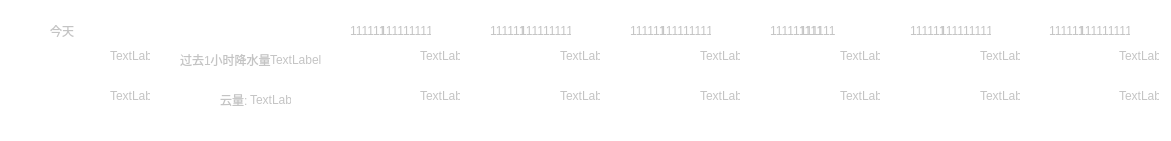
    <widget class="QWidget" name="widget_3" native="true">
     <property name="geometry">
      <rect>
       <x>10</x>
       <y>410</y>
       <width>1171</width>
       <height>141</height>
      </rect>
     </property>
     <property name="styleSheet">
      <string notr="true">background-color: rgba(255, 255, 255, 2);
border-radius: 15px;</string>
     </property>
     <widget class="QWidget" name="widget_4" native="true">
      <property name="geometry">
       <rect>
        <x>10</x>
        <y>10</y>
        <width>311</width>
        <height>121</height>
       </rect>
      </property>
      <property name="styleSheet">
       <string notr="true">background-color: rgba(255, 255, 255, 10);</string>
      </property>
      <widget class="QLabel" name="ldate1">
       <property name="geometry">
        <rect>
         <x>40</x>
         <y>10</y>
         <width>71</width>
         <height>21</height>
        </rect>
       </property>
       <property name="styleSheet">
        <string notr="true">font: 25 17px &quot;微软雅黑&quot;;
text-align: center;
border-radius:4px;
background-color: rgb(255, 255, 255,0);
color: rgb(196, 196, 196);
</string>
       </property>
       <property name="text">
        <string>今天</string>
       </property>
      </widget>
      <widget class="QLabel" name="IconDay1">
       <property name="geometry">
        <rect>
         <x>20</x>
         <y>30</y>
         <width>71</width>
         <height>71</height>
        </rect>
       </property>
       <property name="styleSheet">
        <string notr="true">font: 25 11px &quot;微软雅黑&quot;;
text-align: center;
border-radius:4px;
background-color: rgb(255, 255, 255,0);
	color: rgb(255, 255, 255);
</string>
       </property>
       <property name="text">
        <string/>
       </property>
      </widget>
      <widget class="QLabel" name="tempMax1">
       <property name="geometry">
        <rect>
         <x>100</x>
         <y>40</y>
         <width>40</width>
         <height>12</height>
        </rect>
       </property>
       <property name="styleSheet">
        <string notr="true">font: 25 12px &quot;微软雅黑&quot;;
text-align: center;
border-radius:4px;
background-color: rgb(255, 255, 255,0);
color: rgb(196, 196, 196);
</string>
       </property>
       <property name="text">
        <string>TextLabel</string>
       </property>
      </widget>
      <widget class="QLabel" name="tempMin1">
       <property name="geometry">
        <rect>
         <x>100</x>
         <y>80</y>
         <width>40</width>
         <height>12</height>
        </rect>
       </property>
       <property name="styleSheet">
        <string notr="true">font: 25 12px &quot;微软雅黑&quot;;
text-align: center;
border-radius:4px;
background-color: rgb(255, 255, 255,0);
color: rgb(196, 196, 196);
</string>
       </property>
       <property name="text">
        <string>TextLabel</string>
       </property>
      </widget>
      <widget class="QLabel" name="cloud">
       <property name="geometry">
        <rect>
         <x>240</x>
         <y>80</y>
         <width>41</width>
         <height>20</height>
        </rect>
       </property>
       <property name="styleSheet">
        <string notr="true">font: 25 12px &quot;微软雅黑&quot;;
text-align: center;
border-radius:4px;
background-color: rgb(255, 255, 255,0);
color: rgb(196, 196, 196);
</string>
       </property>
       <property name="text">
        <string>TextLabel</string>
       </property>
      </widget>
      <widget class="QLabel" name="yunduo">
       <property name="geometry">
        <rect>
         <x>190</x>
         <y>80</y>
         <width>21</width>
         <height>21</height>
        </rect>
       </property>
       <property name="styleSheet">
        <string notr="true">font: 25 12px &quot;微软雅黑&quot;;
text-align: center;
border-radius:4px;
background-color: rgb(255, 255, 255,0);
	color: rgb(255, 255, 255);
image: url(:/res/yunduo.png);
</string>
       </property>
       <property name="text">
        <string/>
       </property>
      </widget>
      <widget class="QLabel" name="xiayulabel">
       <property name="geometry">
        <rect>
         <x>170</x>
         <y>40</y>
         <width>91</width>
         <height>20</height>
        </rect>
       </property>
       <property name="styleSheet">
        <string notr="true">font: 25 11px &quot;微软雅黑&quot;;
text-align: center;
border-radius:4px;
background-color: rgb(255, 255, 255,0);
color: rgb(196, 196, 196);
</string>
       </property>
       <property name="text">
        <string>过去1小时降水量：</string>
       </property>
      </widget>
      <widget class="QLabel" name="yunduo_2">
       <property name="geometry">
        <rect>
         <x>150</x>
         <y>40</y>
         <width>21</width>
         <height>20</height>
        </rect>
       </property>
       <property name="styleSheet">
        <string notr="true">font: 25 12px &quot;微软雅黑&quot;;
text-align: center;
border-radius:4px;
background-color: rgb(255, 255, 255,0);
	color: rgb(255, 255, 255);
image: url(:/res/xiayu.png);
</string>
       </property>
       <property name="text">
        <string/>
       </property>
      </widget>
      <widget class="QLabel" name="cloudLabel">
       <property name="geometry">
        <rect>
         <x>210</x>
         <y>80</y>
         <width>31</width>
         <height>20</height>
        </rect>
       </property>
       <property name="styleSheet">
        <string notr="true">font: 25 11px &quot;微软雅黑&quot;;
text-align: center;
border-radius:4px;
background-color: rgb(255, 255, 255,0);
color: rgb(196, 196, 196);
</string>
       </property>
       <property name="text">
        <string>云量:</string>
       </property>
      </widget>
      <widget class="QLabel" name="xiayu">
       <property name="geometry">
        <rect>
         <x>260</x>
         <y>40</y>
         <width>51</width>
         <height>20</height>
        </rect>
       </property>
       <property name="styleSheet">
        <string notr="true">font: 25 12px &quot;微软雅黑&quot;;
text-align: center;
border-radius:4px;
background-color: rgb(255, 255, 255,0);
color: rgb(196, 196, 196);
</string>
       </property>
       <property name="text">
        <string>TextLabel</string>
       </property>
      </widget>
     </widget>
     <widget class="QWidget" name="widget_5" native="true">
      <property name="geometry">
       <rect>
        <x>330</x>
        <y>10</y>
        <width>131</width>
        <height>121</height>
       </rect>
      </property>
      <property name="styleSheet">
       <string notr="true">background-color: rgba(255, 255, 255, 10);</string>
      </property>
      <widget class="QLabel" name="date2">
       <property name="geometry">
        <rect>
         <x>20</x>
         <y>10</y>
         <width>41</width>
         <height>21</height>
        </rect>
       </property>
       <property name="styleSheet">
        <string notr="true">font: 25 14px &quot;微软雅黑&quot;;
text-align: bottom;
border-radius:4px;
background-color: rgb(255, 255, 255,0);
color: rgb(196, 196, 196);</string>
       </property>
       <property name="text">
        <string>111111</string>
       </property>
      </widget>
      <widget class="QLabel" name="week2">
       <property name="geometry">
        <rect>
         <x>50</x>
         <y>10</y>
         <width>51</width>
         <height>21</height>
        </rect>
       </property>
       <property name="styleSheet">
        <string notr="true">font: 25 17px &quot;微软雅黑&quot;;
text-align: center;
border-radius:4px;
background-color: rgb(255, 255, 255,0);
color: rgb(196, 196, 196);
</string>
       </property>
       <property name="text">
        <string>1111111111</string>
       </property>
      </widget>
      <widget class="QLabel" name="IconDay2">
       <property name="geometry">
        <rect>
         <x>10</x>
         <y>30</y>
         <width>71</width>
         <height>71</height>
        </rect>
       </property>
       <property name="styleSheet">
        <string notr="true">font: 25 11px &quot;微软雅黑&quot;;
text-align: center;
border-radius:4px;
background-color: rgb(255, 255, 255,0);
	color: rgb(255, 255, 255);
</string>
       </property>
       <property name="text">
        <string/>
       </property>
      </widget>
      <widget class="QLabel" name="tempMax2">
       <property name="geometry">
        <rect>
         <x>90</x>
         <y>40</y>
         <width>40</width>
         <height>12</height>
        </rect>
       </property>
       <property name="styleSheet">
        <string notr="true">font: 25 12px &quot;微软雅黑&quot;;
text-align: center;
border-radius:4px;
background-color: rgb(255, 255, 255,0);
color: rgb(196, 196, 196);
</string>
       </property>
       <property name="text">
        <string>TextLabel</string>
       </property>
      </widget>
      <widget class="QLabel" name="tempMin2">
       <property name="geometry">
        <rect>
         <x>90</x>
         <y>80</y>
         <width>40</width>
         <height>12</height>
        </rect>
       </property>
       <property name="styleSheet">
        <string notr="true">font: 25 12px &quot;微软雅黑&quot;;
text-align: center;
border-radius:4px;
background-color: rgb(255, 255, 255,0);
color: rgb(196, 196, 196);
</string>
       </property>
       <property name="text">
        <string>TextLabel</string>
       </property>
      </widget>
     </widget>
     <widget class="QWidget" name="widget_6" native="true">
      <property name="geometry">
       <rect>
        <x>470</x>
        <y>10</y>
        <width>131</width>
        <height>121</height>
       </rect>
      </property>
      <property name="styleSheet">
       <string notr="true">background-color: rgba(255, 255, 255, 10);</string>
      </property>
      <widget class="QLabel" name="date3">
       <property name="geometry">
        <rect>
         <x>20</x>
         <y>10</y>
         <width>41</width>
         <height>21</height>
        </rect>
       </property>
       <property name="styleSheet">
        <string notr="true">font: 25 14px &quot;微软雅黑&quot;;
text-align: bottom;
border-radius:4px;
background-color: rgb(255, 255, 255,0);
color: rgb(196, 196, 196);</string>
       </property>
       <property name="text">
        <string>111111</string>
       </property>
      </widget>
      <widget class="QLabel" name="week3">
       <property name="geometry">
        <rect>
         <x>50</x>
         <y>10</y>
         <width>51</width>
         <height>21</height>
        </rect>
       </property>
       <property name="styleSheet">
        <string notr="true">font: 25 17px &quot;微软雅黑&quot;;
text-align: center;
border-radius:4px;
background-color: rgb(255, 255, 255,0);
color: rgb(196, 196, 196);
</string>
       </property>
       <property name="text">
        <string>1111111111</string>
       </property>
      </widget>
      <widget class="QLabel" name="IconDay3">
       <property name="geometry">
        <rect>
         <x>10</x>
         <y>30</y>
         <width>71</width>
         <height>71</height>
        </rect>
       </property>
       <property name="styleSheet">
        <string notr="true">font: 25 11px &quot;微软雅黑&quot;;
text-align: center;
border-radius:4px;
background-color: rgb(255, 255, 255,0);
	color: rgb(255, 255, 255);
</string>
       </property>
       <property name="text">
        <string/>
       </property>
      </widget>
      <widget class="QLabel" name="tempMax3">
       <property name="geometry">
        <rect>
         <x>90</x>
         <y>40</y>
         <width>40</width>
         <height>12</height>
        </rect>
       </property>
       <property name="styleSheet">
        <string notr="true">font: 25 12px &quot;微软雅黑&quot;;
text-align: center;
border-radius:4px;
background-color: rgb(255, 255, 255,0);
color: rgb(196, 196, 196);
</string>
       </property>
       <property name="text">
        <string>TextLabel</string>
       </property>
      </widget>
      <widget class="QLabel" name="tempMin3">
       <property name="geometry">
        <rect>
         <x>90</x>
         <y>80</y>
         <width>40</width>
         <height>12</height>
        </rect>
       </property>
       <property name="styleSheet">
        <string notr="true">font: 25 12px &quot;微软雅黑&quot;;
text-align: center;
border-radius:4px;
background-color: rgb(255, 255, 255,0);
color: rgb(196, 196, 196);
</string>
       </property>
       <property name="text">
        <string>TextLabel</string>
       </property>
      </widget>
     </widget>
     <widget class="QWidget" name="widget_7" native="true">
      <property name="geometry">
       <rect>
        <x>610</x>
        <y>10</y>
        <width>131</width>
        <height>121</height>
       </rect>
      </property>
      <property name="styleSheet">
       <string notr="true">background-color: rgba(255, 255, 255, 10);</string>
      </property>
      <widget class="QLabel" name="date4">
       <property name="geometry">
        <rect>
         <x>20</x>
         <y>10</y>
         <width>41</width>
         <height>21</height>
        </rect>
       </property>
       <property name="styleSheet">
        <string notr="true">font: 25 14px &quot;微软雅黑&quot;;
text-align: bottom;
border-radius:4px;
background-color: rgb(255, 255, 255,0);
color: rgb(196, 196, 196);</string>
       </property>
       <property name="text">
        <string>111111</string>
       </property>
      </widget>
      <widget class="QLabel" name="week4">
       <property name="geometry">
        <rect>
         <x>50</x>
         <y>10</y>
         <width>51</width>
         <height>21</height>
        </rect>
       </property>
       <property name="styleSheet">
        <string notr="true">font: 25 17px &quot;微软雅黑&quot;;
text-align: center;
border-radius:4px;
background-color: rgb(255, 255, 255,0);
color: rgb(196, 196, 196);
</string>
       </property>
       <property name="text">
        <string>1111111111</string>
       </property>
      </widget>
      <widget class="QLabel" name="IconDay4">
       <property name="geometry">
        <rect>
         <x>10</x>
         <y>30</y>
         <width>71</width>
         <height>71</height>
        </rect>
       </property>
       <property name="styleSheet">
        <string notr="true">font: 25 11px &quot;微软雅黑&quot;;
text-align: center;
border-radius:4px;
background-color: rgb(255, 255, 255,0);
	color: rgb(255, 255, 255);
</string>
       </property>
       <property name="text">
        <string/>
       </property>
      </widget>
      <widget class="QLabel" name="tempMax4">
       <property name="geometry">
        <rect>
         <x>90</x>
         <y>40</y>
         <width>40</width>
         <height>12</height>
        </rect>
       </property>
       <property name="styleSheet">
        <string notr="true">font: 25 12px &quot;微软雅黑&quot;;
text-align: center;
border-radius:4px;
background-color: rgb(255, 255, 255,0);
color: rgb(196, 196, 196);
</string>
       </property>
       <property name="text">
        <string>TextLabel</string>
       </property>
      </widget>
      <widget class="QLabel" name="tempMin4">
       <property name="geometry">
        <rect>
         <x>90</x>
         <y>80</y>
         <width>40</width>
         <height>12</height>
        </rect>
       </property>
       <property name="styleSheet">
        <string notr="true">font: 25 12px &quot;微软雅黑&quot;;
text-align: center;
border-radius:4px;
background-color: rgb(255, 255, 255,0);
color: rgb(196, 196, 196);
</string>
       </property>
       <property name="text">
        <string>TextLabel</string>
       </property>
      </widget>
     </widget>
     <widget class="QWidget" name="widget_8" native="true">
      <property name="geometry">
       <rect>
        <x>750</x>
        <y>10</y>
        <width>131</width>
        <height>121</height>
       </rect>
      </property>
      <property name="styleSheet">
       <string notr="true">background-color: rgba(255, 255, 255, 10);</string>
      </property>
      <widget class="QLabel" name="week5">
       <property name="geometry">
        <rect>
         <x>50</x>
         <y>10</y>
         <width>61</width>
         <height>21</height>
        </rect>
       </property>
       <property name="styleSheet">
        <string notr="true">font: 25 17px &quot;微软雅黑&quot;;
text-align: center;
border-radius:4px;
background-color: rgb(255, 255, 255,0);
color: rgb(196, 196, 196);
</string>
       </property>
       <property name="text">
        <string>111111</string>
       </property>
      </widget>
      <widget class="QLabel" name="date5">
       <property name="geometry">
        <rect>
         <x>20</x>
         <y>10</y>
         <width>51</width>
         <height>21</height>
        </rect>
       </property>
       <property name="styleSheet">
        <string notr="true">font: 25 14px &quot;微软雅黑&quot;;
text-align: bottom;
border-radius:4px;
background-color: rgb(255, 255, 255,0);
color: rgb(196, 196, 196);</string>
       </property>
       <property name="text">
        <string>1111111111</string>
       </property>
      </widget>
      <widget class="QLabel" name="IconDay5">
       <property name="geometry">
        <rect>
         <x>10</x>
         <y>30</y>
         <width>71</width>
         <height>71</height>
        </rect>
       </property>
       <property name="styleSheet">
        <string notr="true">font: 25 11px &quot;微软雅黑&quot;;
text-align: center;
border-radius:4px;
background-color: rgb(255, 255, 255,0);
	color: rgb(255, 255, 255);
</string>
       </property>
       <property name="text">
        <string/>
       </property>
      </widget>
      <widget class="QLabel" name="tempMax5">
       <property name="geometry">
        <rect>
         <x>90</x>
         <y>40</y>
         <width>40</width>
         <height>12</height>
        </rect>
       </property>
       <property name="styleSheet">
        <string notr="true">font: 25 12px &quot;微软雅黑&quot;;
text-align: center;
border-radius:4px;
background-color: rgb(255, 255, 255,0);
color: rgb(196, 196, 196);
</string>
       </property>
       <property name="text">
        <string>TextLabel</string>
       </property>
      </widget>
      <widget class="QLabel" name="tempMin5">
       <property name="geometry">
        <rect>
         <x>90</x>
         <y>80</y>
         <width>40</width>
         <height>12</height>
        </rect>
       </property>
       <property name="styleSheet">
        <string notr="true">font: 25 12px &quot;微软雅黑&quot;;
text-align: center;
border-radius:4px;
background-color: rgb(255, 255, 255,0);
color: rgb(196, 196, 196);
</string>
       </property>
       <property name="text">
        <string>TextLabel</string>
       </property>
      </widget>
     </widget>
     <widget class="QWidget" name="widget_9" native="true">
      <property name="geometry">
       <rect>
        <x>890</x>
        <y>10</y>
        <width>131</width>
        <height>121</height>
       </rect>
      </property>
      <property name="styleSheet">
       <string notr="true">background-color: rgba(255, 255, 255, 10);</string>
      </property>
      <widget class="QLabel" name="date6">
       <property name="geometry">
        <rect>
         <x>20</x>
         <y>10</y>
         <width>41</width>
         <height>21</height>
        </rect>
       </property>
       <property name="styleSheet">
        <string notr="true">font: 25 14px &quot;微软雅黑&quot;;
text-align: bottom;
border-radius:4px;
background-color: rgb(255, 255, 255,0);
color: rgb(196, 196, 196);</string>
       </property>
       <property name="text">
        <string>111111</string>
       </property>
      </widget>
      <widget class="QLabel" name="week6">
       <property name="geometry">
        <rect>
         <x>50</x>
         <y>10</y>
         <width>51</width>
         <height>21</height>
        </rect>
       </property>
       <property name="styleSheet">
        <string notr="true">font: 25 17px &quot;微软雅黑&quot;;
text-align: center;
border-radius:4px;
background-color: rgb(255, 255, 255,0);
	color: rgb(196, 196, 196);
</string>
       </property>
       <property name="text">
        <string>1111111111</string>
       </property>
      </widget>
      <widget class="QLabel" name="IconDay6">
       <property name="geometry">
        <rect>
         <x>10</x>
         <y>30</y>
         <width>71</width>
         <height>71</height>
        </rect>
       </property>
       <property name="styleSheet">
        <string notr="true">font: 25 11px &quot;微软雅黑&quot;;
text-align: center;
border-radius:4px;
background-color: rgb(255, 255, 255,0);
	color: rgb(255, 255, 255);
</string>
       </property>
       <property name="text">
        <string/>
       </property>
      </widget>
      <widget class="QLabel" name="tempMax6">
       <property name="geometry">
        <rect>
         <x>90</x>
         <y>40</y>
         <width>40</width>
         <height>12</height>
        </rect>
       </property>
       <property name="styleSheet">
        <string notr="true">font: 25 12px &quot;微软雅黑&quot;;
text-align: center;
border-radius:4px;
background-color: rgb(255, 255, 255,0);
color: rgb(196, 196, 196);
</string>
       </property>
       <property name="text">
        <string>TextLabel</string>
       </property>
      </widget>
      <widget class="QLabel" name="tempMin6">
       <property name="geometry">
        <rect>
         <x>90</x>
         <y>80</y>
         <width>40</width>
         <height>12</height>
        </rect>
       </property>
       <property name="styleSheet">
        <string notr="true">font: 25 12px &quot;微软雅黑&quot;;
text-align: center;
border-radius:4px;
background-color: rgb(255, 255, 255,0);
color: rgb(196, 196, 196);
</string>
       </property>
       <property name="text">
        <string>TextLabel</string>
       </property>
      </widget>
     </widget>
     <widget class="QWidget" name="widget_10" native="true">
      <property name="geometry">
       <rect>
        <x>1029</x>
        <y>10</y>
        <width>131</width>
        <height>121</height>
       </rect>
      </property>
      <property name="styleSheet">
       <string notr="true">background-color: rgba(255, 255, 255, 10);</string>
      </property>
      <widget class="QLabel" name="date7">
       <property name="geometry">
        <rect>
         <x>20</x>
         <y>10</y>
         <width>41</width>
         <height>21</height>
        </rect>
       </property>
       <property name="styleSheet">
        <string notr="true">font: 25 14px &quot;微软雅黑&quot;;
text-align: bottom;
border-radius:4px;
background-color: rgb(255, 255, 255,0);
color: rgb(196, 196, 196);</string>
       </property>
       <property name="text">
        <string>111111</string>
       </property>
      </widget>
      <widget class="QLabel" name="week7">
       <property name="geometry">
        <rect>
         <x>50</x>
         <y>10</y>
         <width>51</width>
         <height>21</height>
        </rect>
       </property>
       <property name="styleSheet">
        <string notr="true">font: 25 17px &quot;微软雅黑&quot;;
text-align: center;
border-radius:4px;
background-color: rgb(255, 255, 255,0);
color: rgb(196, 196, 196);
</string>
       </property>
       <property name="text">
        <string>1111111111</string>
       </property>
      </widget>
      <widget class="QLabel" name="IconDay7">
       <property name="geometry">
        <rect>
         <x>10</x>
         <y>30</y>
         <width>71</width>
         <height>71</height>
        </rect>
       </property>
       <property name="styleSheet">
        <string notr="true">font: 25 11px &quot;微软雅黑&quot;;
text-align: center;
border-radius:4px;
background-color: rgb(255, 255, 255,0);
	color: rgb(255, 255, 255);
</string>
       </property>
       <property name="text">
        <string/>
       </property>
      </widget>
      <widget class="QLabel" name="tempMax7">
       <property name="geometry">
        <rect>
         <x>90</x>
         <y>40</y>
         <width>40</width>
         <height>12</height>
        </rect>
       </property>
       <property name="styleSheet">
        <string notr="true">font: 25 12px &quot;微软雅黑&quot;;
text-align: center;
border-radius:4px;
background-color: rgb(255, 255, 255,0);
color: rgb(196, 196, 196);
</string>
       </property>
       <property name="text">
        <string>TextLabel</string>
       </property>
      </widget>
      <widget class="QLabel" name="tempMin7">
       <property name="geometry">
        <rect>
         <x>90</x>
         <y>80</y>
         <width>40</width>
         <height>12</height>
        </rect>
       </property>
       <property name="styleSheet">
        <string notr="true">font: 25 12px &quot;微软雅黑&quot;;
text-align: center;
border-radius:4px;
background-color: rgb(255, 255, 255,0);
color: rgb(196, 196, 196);
</string>
       </property>
       <property name="text">
        <string>TextLabel</string>
       </property>
      </widget>
     </widget>
    </widget>
